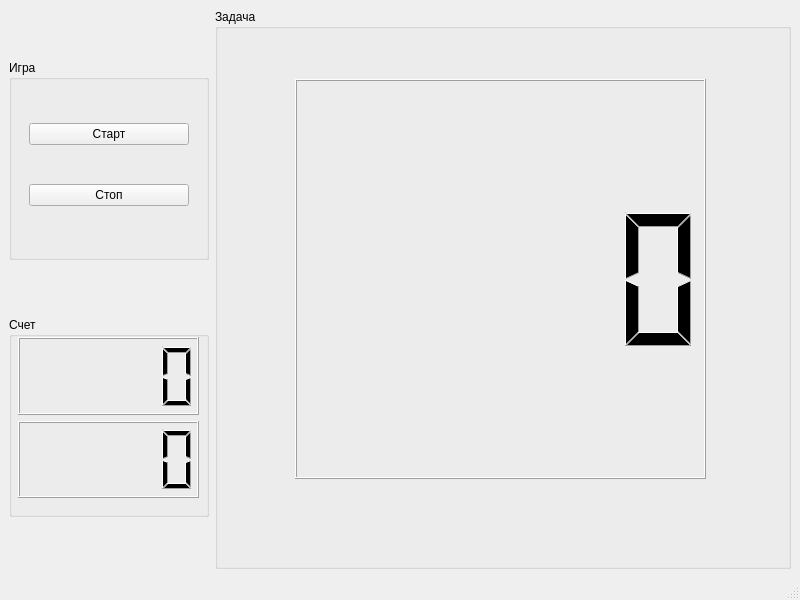
<?xml version="1.0" encoding="UTF-8"?>
<ui version="4.0">
 <class>MainWindow</class>
 <widget class="QMainWindow" name="MainWindow">
  <property name="geometry">
   <rect>
    <x>0</x>
    <y>0</y>
    <width>800</width>
    <height>600</height>
   </rect>
  </property>
  <property name="windowTitle">
   <string>MainWindow</string>
  </property>
  <widget class="QWidget" name="centralwidget">
   <layout class="QHBoxLayout" name="horizontalLayout">
    <item>
     <layout class="QHBoxLayout" name="mainLayout">
      <item>
       <layout class="QVBoxLayout" name="verticalLayout">
        <item>
         <widget class="QGroupBox" name="gameGroupBox">
          <property name="sizePolicy">
           <sizepolicy hsizetype="Fixed" vsizetype="Fixed">
            <horstretch>0</horstretch>
            <verstretch>0</verstretch>
           </sizepolicy>
          </property>
          <property name="minimumSize">
           <size>
            <width>200</width>
            <height>200</height>
           </size>
          </property>
          <property name="title">
           <string>Игра</string>
          </property>
          <widget class="QWidget" name="verticalLayoutWidget_2">
           <property name="geometry">
            <rect>
             <x>20</x>
             <y>30</y>
             <width>160</width>
             <height>151</height>
            </rect>
           </property>
           <layout class="QVBoxLayout" name="gameLayout">
            <item>
             <widget class="QPushButton" name="startPB">
              <property name="text">
               <string>Старт</string>
              </property>
             </widget>
            </item>
            <item>
             <widget class="QPushButton" name="stopPB">
              <property name="text">
               <string>Стоп</string>
              </property>
             </widget>
            </item>
           </layout>
          </widget>
         </widget>
        </item>
        <item>
         <widget class="QGroupBox" name="scoreGroup">
          <property name="sizePolicy">
           <sizepolicy hsizetype="Fixed" vsizetype="Fixed">
            <horstretch>0</horstretch>
            <verstretch>0</verstretch>
           </sizepolicy>
          </property>
          <property name="minimumSize">
           <size>
            <width>200</width>
            <height>200</height>
           </size>
          </property>
          <property name="title">
           <string>Счет</string>
          </property>
          <widget class="QWidget" name="verticalLayoutWidget_3">
           <property name="geometry">
            <rect>
             <x>9</x>
             <y>20</y>
             <width>181</width>
             <height>161</height>
            </rect>
           </property>
           <layout class="QVBoxLayout" name="verticalLayout_2">
            <item>
             <widget class="QLCDNumber" name="trueCount"/>
            </item>
            <item>
             <widget class="QLCDNumber" name="falseCount"/>
            </item>
           </layout>
          </widget>
         </widget>
        </item>
       </layout>
      </item>
      <item>
       <widget class="QGroupBox" name="taskGroupBox">
        <property name="sizePolicy">
         <sizepolicy hsizetype="Expanding" vsizetype="Expanding">
          <horstretch>0</horstretch>
          <verstretch>0</verstretch>
         </sizepolicy>
        </property>
        <property name="title">
         <string>Задача</string>
        </property>
        <widget class="QLCDNumber" name="targetValue">
         <property name="geometry">
          <rect>
           <x>80</x>
           <y>70</y>
           <width>411</width>
           <height>400</height>
          </rect>
         </property>
         <property name="sizePolicy">
          <sizepolicy hsizetype="Expanding" vsizetype="Expanding">
           <horstretch>0</horstretch>
           <verstretch>0</verstretch>
          </sizepolicy>
         </property>
         <property name="minimumSize">
          <size>
           <width>400</width>
           <height>400</height>
          </size>
         </property>
        </widget>
       </widget>
      </item>
     </layout>
    </item>
   </layout>
  </widget>
  <widget class="QMenuBar" name="menubar">
   <property name="geometry">
    <rect>
     <x>0</x>
     <y>0</y>
     <width>800</width>
     <height>22</height>
    </rect>
   </property>
  </widget>
  <widget class="QStatusBar" name="statusbar"/>
 </widget>
 <resources/>
 <connections/>
</ui>
